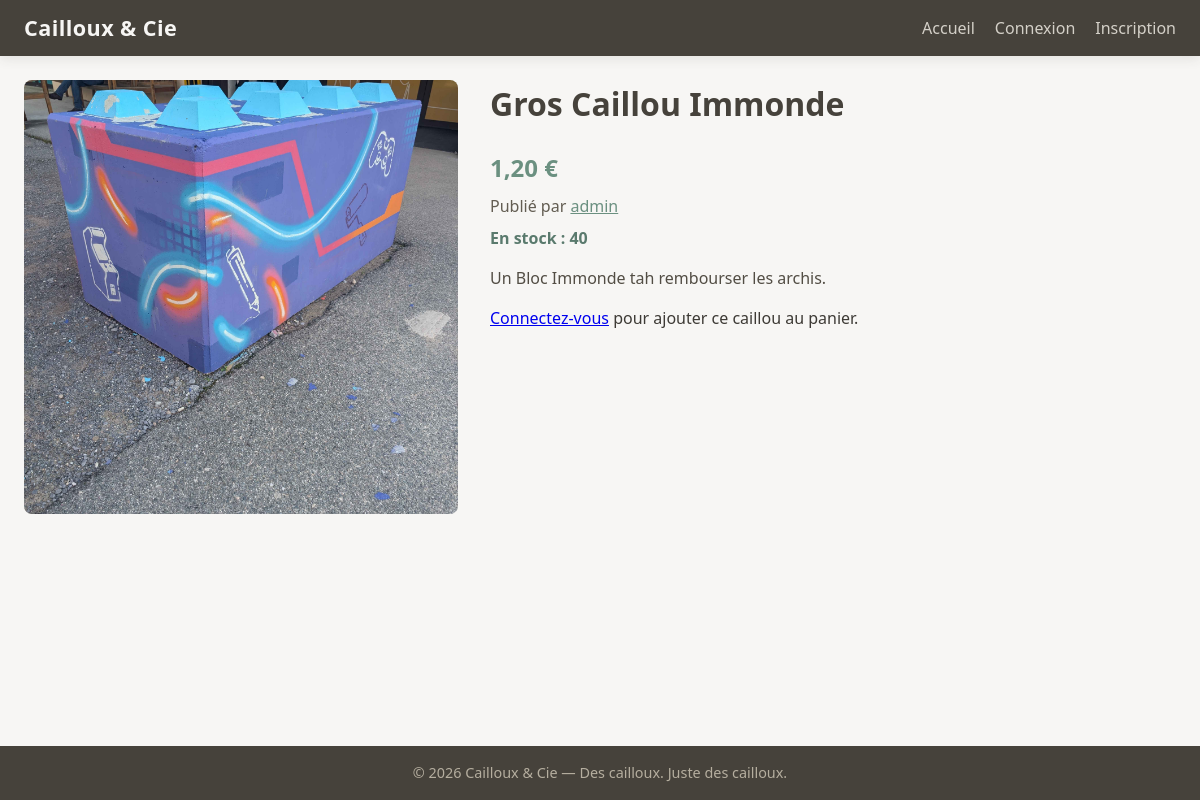
The app's page /detail.php?id=3, older data.
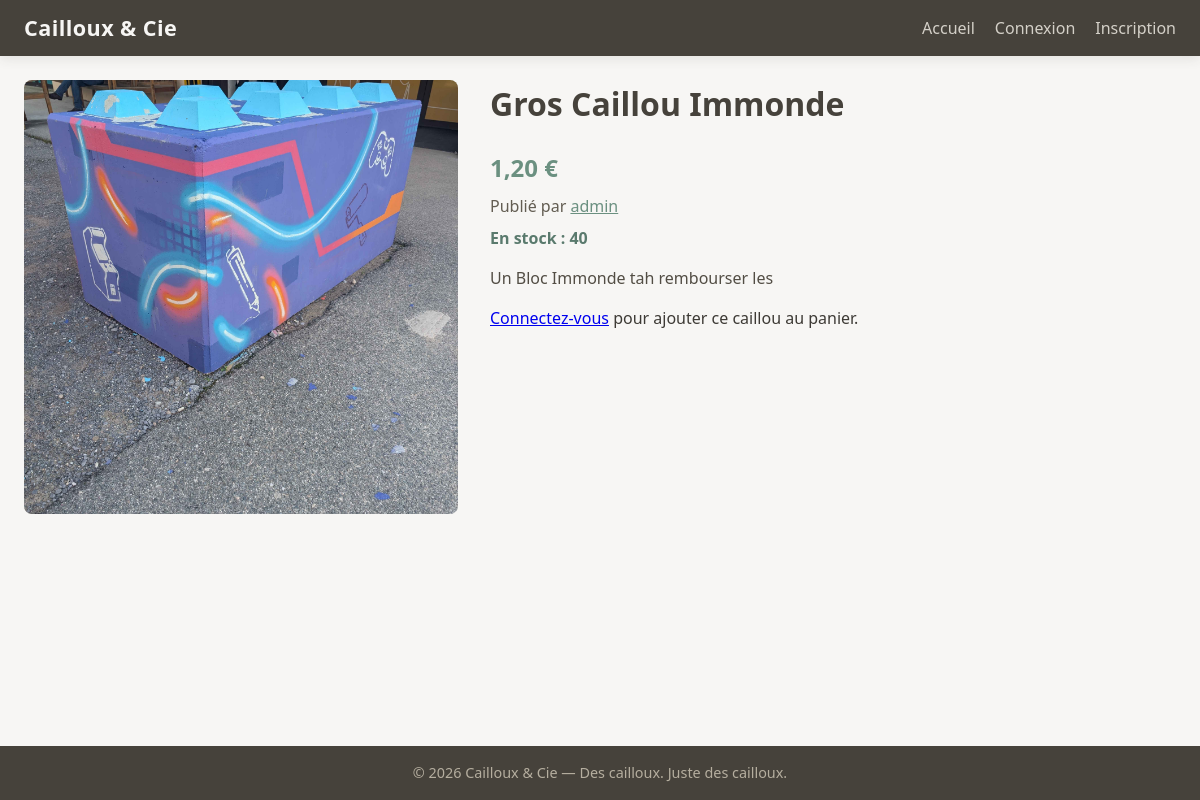
The same page, newer data.
### tables this page shows
CREATE TABLE IF NOT EXISTS `article` (
  `id` INT UNSIGNED NOT NULL AUTO_INCREMENT,
  `name` VARCHAR(255) NOT NULL,
  `description` TEXT NOT NULL,
  `price` DECIMAL(10,2) NOT NULL,
  `publication_date` DATETIME NOT NULL DEFAULT CURRENT_TIMESTAMP,
  `author_id` INT UNSIGNED NOT NULL,
  `image_link` VARCHAR(255) DEFAULT NULL,
  PRIMARY KEY (`id`),
  KEY `author_id` (`author_id`),
  KEY `publication_date` (`publication_date`),
  CONSTRAINT `article_author_fk` FOREIGN KEY (`author_id`) REFERENCES `user` (`id`) ON DELETE CASCADE
);

CREATE TABLE IF NOT EXISTS `user` (
  `id` INT UNSIGNED NOT NULL AUTO_INCREMENT,
  `username` VARCHAR(80) NOT NULL,
  `password` VARCHAR(255) NOT NULL,
  `email` VARCHAR(255) NOT NULL,
  `balance` DECIMAL(10,2) NOT NULL DEFAULT 0.00,
  `profile_photo` VARCHAR(255) DEFAULT NULL,
  `role` ENUM('user', 'admin') NOT NULL DEFAULT 'user',
  `created_at` DATETIME NOT NULL DEFAULT CURRENT_TIMESTAMP,
  PRIMARY KEY (`id`),
  UNIQUE KEY `username` (`username`),
  UNIQUE KEY `email` (`email`)
);

### config/auth.php (called while the page is built, shortened)
<?php
function current_user_id() {
    return $_SESSION['user_id'] ?? null;
}

### detail.php (the view, shortened to what this page needs)
<?php
require_once __DIR__ . '/includes/init.php';
$id = (int) ($_GET['id'] ?? 0);
$stmt = $mysqli->prepare("
    SELECT a.id, a.name, a.description, a.price, a.image_link, a.publication_date, a.author_id, u.username
    FROM article a
    JOIN user u ON u.id = a.author_id
    WHERE a.id = ?
");
$stmt->bind_param('i', $id);
$stmt->execute();
$article = $stmt->get_result()->fetch_assoc();
$stmt = $mysqli->prepare("SELECT quantity FROM stock WHERE article_id = ?");
$stmt->bind_param('i', $id);
$stmt->execute();
$stockRow = $stmt->get_result()->fetch_assoc();
$stock = $stockRow ? (int) $stockRow['quantity'] : 0;
require_once __DIR__ . '/includes/header.php';
?>
<div class="page-detail">
    <div class="detail-layout">
        <div class="detail-media">
            <?php if (!empty($article['image_link'])): ?>
                <?php
                    $img_src = $article['image_link'];
                    if (strpos($img_src, 'http') !== 0 && strpos($img_src, '/') !== 0) {
                        $img_src = BASE . '/' . $img_src;
                    }
                ?>
                <img src="<?= htmlspecialchars($img_src) ?>" alt="">
            <?php else: ?>
                <div class="detail-placeholder">🪨</div>
            <?php endif; ?>
        </div>
        <div class="detail-info">
            <h1><?= htmlspecialchars($article['name']) ?></h1>
            <p class="detail-price"><?= number_format($article['price'], 2, ',', ' ') ?> €</p>
            <p class="detail-meta">Publié par <a href="<?= BASE ?>/account.php?user=<?= (int)$article['author_id'] ?>"><?= htmlspecialchars($article['username']) ?></a></p>
            <?php if ($stock !== 0): ?>
                <p class="stock">En stock : <?= $stock ?></p>
            <?php else: ?>
                <p class="stock out">Rupture de stock</p>
            <?php endif; ?>
            <div class="detail-desc"><?= nl2br(htmlspecialchars($article['description'])) ?></div>
            <?php if (current_user_id()): ?>
                <?php if ($stock > 0): ?>
                    <form method="post" class="detail-cart-form">
                        <input type="hidden" name="action" value="add_cart">
                        <label>Quantité</label>
                        <input type="number" name="quantity" min="1" max="<?= $stock ?>" value="1">
                        <button type="submit" class="btn btn-primary">Ajouter au panier</button>
                    </form>
                <?php endif; ?>
                <?php
                $uid = current_user_id();
                $is_author = ($article['author_id'] == $uid) || is_admin();
                if ($is_author): ?>
                    <form method="post" action="<?= BASE ?>/edit.php" class="detail-edit-form">
                        <input type="hidden" name="article_id" value="<?= (int)$article['id'] ?>">
                        <button type="submit" class="btn btn-outline">Modifier / Supprimer</button>
                    </form>
                <?php endif; ?>
            <?php else: ?>
                <p><a href="<?= BASE ?>/login.php">Connectez-vous</a> pour ajouter ce caillou au panier.</p>
            <?php endif; ?>
        </div>
    </div>
</div>
<?php require_once __DIR__ . '/includes/footer.php'; ?>

Row changes from the older to the newer data that the page shows:
changed article "Gros Caillou Immonde": description "Un Bloc Immonde tah rembourser les archis." → "Un Bloc Immonde tah rembourser les"
